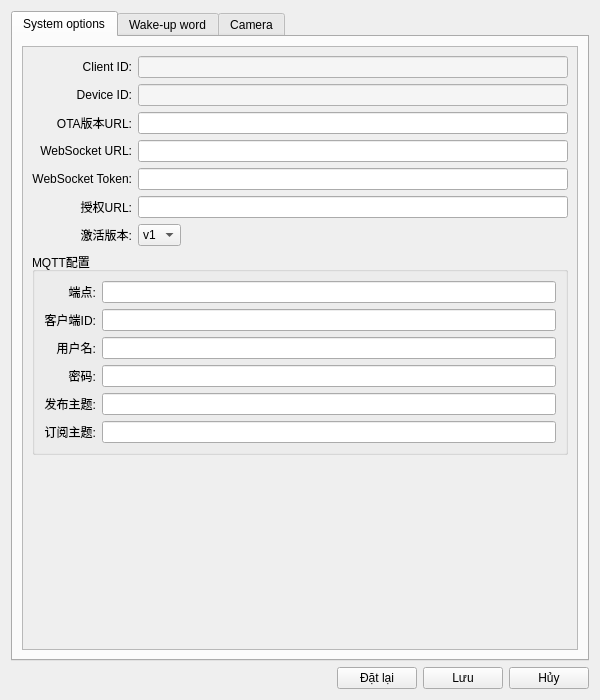
<?xml version="1.0" encoding="UTF-8"?>
<ui version="4.0">
 <class>SettingsWindow</class>
 <widget class="QDialog" name="SettingsWindow">
  <property name="geometry">
   <rect>
    <x>0</x>
    <y>0</y>
    <width>600</width>
    <height>700</height>
   </rect>
  </property>
  <property name="windowTitle">
   <string>Parameter configuration</string>
  </property>
  <property name="modal">
   <bool>true</bool>
  </property>
  <layout class="QVBoxLayout" name="verticalLayout">
   <item>
    <widget class="QTabWidget" name="tabWidget">
     <property name="currentIndex">
      <number>0</number>
     </property>
     <widget class="QWidget" name="system_tab">
      <attribute name="title">
       <string>System options</string>
      </attribute>
      <layout class="QVBoxLayout" name="system_layout">
       <item>
        <widget class="QScrollArea" name="system_scroll">
         <property name="widgetResizable">
          <bool>true</bool>
         </property>
         <widget class="QWidget" name="system_content">
          <property name="geometry">
           <rect>
            <x>0</x>
            <y>0</y>
            <width>574</width>
            <height>474</height>
           </rect>
          </property>
          <layout class="QFormLayout" name="system_form">
           <property name="labelAlignment">
            <set>Qt::AlignRight|Qt::AlignVCenter</set>
           </property>
           <property name="fieldGrowthPolicy">
            <enum>QFormLayout::ExpandingFieldsGrow</enum>
           </property>
           <item row="0" column="0">
            <widget class="QLabel" name="client_id_label">
             <property name="text">
              <string>Client ID:</string>
             </property>
             <property name="alignment">
              <set>Qt::AlignRight|Qt::AlignVCenter</set>
             </property>
            </widget>
           </item>
           <item row="0" column="1">
            <widget class="QLineEdit" name="client_id_edit">
             <property name="readOnly">
              <bool>true</bool>
             </property>
             <property name="styleSheet">
              <string>background-color: #f5f5f5;</string>
             </property>
            </widget>
           </item>
           <item row="1" column="0">
            <widget class="QLabel" name="device_id_label">
             <property name="text">
              <string>Device ID:</string>
             </property>
             <property name="alignment">
              <set>Qt::AlignRight|Qt::AlignVCenter</set>
             </property>
            </widget>
           </item>
           <item row="1" column="1">
            <widget class="QLineEdit" name="device_id_edit">
             <property name="readOnly">
              <bool>true</bool>
             </property>
             <property name="styleSheet">
              <string>background-color: #f5f5f5;</string>
             </property>
            </widget>
           </item>
           <item row="2" column="0">
            <widget class="QLabel" name="ota_url_label">
             <property name="text">
              <string>OTA版本URL:</string>
             </property>
             <property name="alignment">
              <set>Qt::AlignRight|Qt::AlignVCenter</set>
             </property>
            </widget>
           </item>
           <item row="2" column="1">
            <widget class="QLineEdit" name="ota_url_edit"/>
           </item>
           <item row="3" column="0">
            <widget class="QLabel" name="websocket_url_label">
             <property name="text">
              <string>WebSocket URL:</string>
             </property>
             <property name="alignment">
              <set>Qt::AlignRight|Qt::AlignVCenter</set>
             </property>
            </widget>
           </item>
           <item row="3" column="1">
            <widget class="QLineEdit" name="websocket_url_edit"/>
           </item>
           <item row="4" column="0">
            <widget class="QLabel" name="websocket_token_label">
             <property name="text">
              <string>WebSocket Token:</string>
             </property>
             <property name="alignment">
              <set>Qt::AlignRight|Qt::AlignVCenter</set>
             </property>
            </widget>
           </item>
           <item row="4" column="1">
            <widget class="QLineEdit" name="websocket_token_edit"/>
           </item>
           <item row="5" column="0">
            <widget class="QLabel" name="authorization_url_label">
             <property name="text">
              <string>授权URL:</string>
             </property>
             <property name="alignment">
              <set>Qt::AlignRight|Qt::AlignVCenter</set>
             </property>
            </widget>
           </item>
           <item row="5" column="1">
            <widget class="QLineEdit" name="authorization_url_edit"/>
           </item>
           <item row="6" column="0">
            <widget class="QLabel" name="activation_version_label">
             <property name="text">
              <string>激活版本:</string>
             </property>
             <property name="alignment">
              <set>Qt::AlignRight|Qt::AlignVCenter</set>
             </property>
            </widget>
           </item>
           <item row="6" column="1">
            <widget class="QComboBox" name="activation_version_combo">
             <item>
              <property name="text">
               <string>v1</string>
              </property>
             </item>
             <item>
              <property name="text">
               <string>v2</string>
              </property>
             </item>
            </widget>
           </item>
           <item row="7" column="0" colspan="2">
            <widget class="QGroupBox" name="mqtt_group">
             <property name="title">
              <string>MQTT配置</string>
             </property>
             <layout class="QFormLayout" name="mqtt_form">
              <property name="labelAlignment">
               <set>Qt::AlignRight|Qt::AlignVCenter</set>
              </property>
              <property name="fieldGrowthPolicy">
               <enum>QFormLayout::ExpandingFieldsGrow</enum>
              </property>
              <item row="0" column="0">
               <widget class="QLabel" name="mqtt_endpoint_label">
                <property name="text">
                 <string>端点:</string>
                </property>
                <property name="alignment">
                 <set>Qt::AlignRight|Qt::AlignVCenter</set>
                </property>
               </widget>
              </item>
              <item row="0" column="1">
               <widget class="QLineEdit" name="mqtt_endpoint_edit"/>
              </item>
              <item row="1" column="0">
               <widget class="QLabel" name="mqtt_client_id_label">
                <property name="text">
                 <string>客户端ID:</string>
                </property>
                <property name="alignment">
                 <set>Qt::AlignRight|Qt::AlignVCenter</set>
                </property>
               </widget>
              </item>
              <item row="1" column="1">
               <widget class="QLineEdit" name="mqtt_client_id_edit"/>
              </item>
              <item row="2" column="0">
               <widget class="QLabel" name="mqtt_username_label">
                <property name="text">
                 <string>用户名:</string>
                </property>
                <property name="alignment">
                 <set>Qt::AlignRight|Qt::AlignVCenter</set>
                </property>
               </widget>
              </item>
              <item row="2" column="1">
               <widget class="QLineEdit" name="mqtt_username_edit"/>
              </item>
              <item row="3" column="0">
               <widget class="QLabel" name="mqtt_password_label">
                <property name="text">
                 <string>密码:</string>
                </property>
                <property name="alignment">
                 <set>Qt::AlignRight|Qt::AlignVCenter</set>
                </property>
               </widget>
              </item>
              <item row="3" column="1">
               <widget class="QLineEdit" name="mqtt_password_edit">
                <property name="echoMode">
                 <enum>QLineEdit::Password</enum>
                </property>
               </widget>
              </item>
              <item row="4" column="0">
               <widget class="QLabel" name="mqtt_publish_topic_label">
                <property name="text">
                 <string>发布主题:</string>
                </property>
                <property name="alignment">
                 <set>Qt::AlignRight|Qt::AlignVCenter</set>
                </property>
               </widget>
              </item>
              <item row="4" column="1">
               <widget class="QLineEdit" name="mqtt_publish_topic_edit"/>
              </item>
              <item row="5" column="0">
               <widget class="QLabel" name="mqtt_subscribe_topic_label">
                <property name="text">
                 <string>订阅主题:</string>
                </property>
                <property name="alignment">
                 <set>Qt::AlignRight|Qt::AlignVCenter</set>
                </property>
               </widget>
              </item>
              <item row="5" column="1">
               <widget class="QLineEdit" name="mqtt_subscribe_topic_edit"/>
              </item>
             </layout>
            </widget>
           </item>
          </layout>
         </widget>
        </widget>
       </item>
      </layout>
     </widget>
     <widget class="QWidget" name="wake_word_tab">
      <attribute name="title">
       <string>Wake-up word</string>
      </attribute>
      <layout class="QVBoxLayout" name="wake_word_layout">
       <item>
        <widget class="QScrollArea" name="wake_word_scroll">
         <property name="widgetResizable">
          <bool>true</bool>
         </property>
         <widget class="QWidget" name="wake_word_content">
          <property name="geometry">
           <rect>
            <x>0</x>
            <y>0</y>
            <width>574</width>
            <height>262</height>
           </rect>
          </property>
          <layout class="QFormLayout" name="wake_word_form">
           <property name="labelAlignment">
            <set>Qt::AlignRight|Qt::AlignVCenter</set>
           </property>
           <property name="fieldGrowthPolicy">
            <enum>QFormLayout::ExpandingFieldsGrow</enum>
           </property>
           <item row="0" column="0">
            <widget class="QLabel" name="use_wake_word_label">
             <property name="text">
              <string>Enable wake word:</string>
             </property>
             <property name="alignment">
              <set>Qt::AlignRight|Qt::AlignVCenter</set>
             </property>
            </widget>
           </item>
           <item row="0" column="1">
            <widget class="QCheckBox" name="use_wake_word_check"/>
           </item>
           <item row="1" column="0">
            <widget class="QLabel" name="model_path_label">
             <property name="text">
              <string>Model Path:</string>
             </property>
             <property name="alignment">
              <set>Qt::AlignRight|Qt::AlignVCenter</set>
             </property>
            </widget>
           </item>
           <item row="1" column="1">
            <layout class="QHBoxLayout" name="model_path_layout">
             <item>
              <widget class="QLineEdit" name="model_path_edit"/>
             </item>
             <item>
              <widget class="QPushButton" name="model_path_btn">
               <property name="text">
                <string>Browse</string>
               </property>
              </widget>
             </item>
            </layout>
           </item>
           <item row="2" column="0">
            <widget class="QLabel" name="wake_words_label">
             <property name="text">
              <string>Wake-up word list:</string>
             </property>
             <property name="alignment">
              <set>Qt::AlignRight|Qt::AlignTop</set>
             </property>
            </widget>
           </item>
           <item row="2" column="1">
            <layout class="QVBoxLayout" name="wake_words_layout">
             <item>
              <widget class="QTextEdit" name="wake_words_edit">
               <property name="maximumSize">
                <size>
                 <width>16777215</width>
                 <height>100</height>
                </size>
               </property>
               <property name="placeholderText">
                <string>One wake word per line</string>
               </property>
              </widget>
             </item>
             <item>
              <widget class="QLabel" name="wake_words_hint">
               <property name="text">
                <string>提示: 每行输入一个唤醒词，如"小智"、"小美"</string>
               </property>
               <property name="styleSheet">
                <string>color: #666; font-size: 11px;</string>
               </property>
              </widget>
             </item>
            </layout>
           </item>
          </layout>
         </widget>
        </widget>
       </item>
      </layout>
     </widget>
     <widget class="QWidget" name="camera_tab">
      <attribute name="title">
       <string>Camera</string>
      </attribute>
      <layout class="QVBoxLayout" name="camera_layout">
       <item>
        <widget class="QScrollArea" name="camera_scroll">
         <property name="widgetResizable">
          <bool>true</bool>
         </property>
         <widget class="QWidget" name="camera_content">
          <property name="geometry">
           <rect>
            <x>0</x>
            <y>0</y>
            <width>574</width>
            <height>345</height>
           </rect>
          </property>
          <layout class="QFormLayout" name="camera_form">
           <property name="labelAlignment">
            <set>Qt::AlignRight|Qt::AlignVCenter</set>
           </property>
           <property name="fieldGrowthPolicy">
            <enum>QFormLayout::ExpandingFieldsGrow</enum>
           </property>
           <item row="0" column="0">
            <widget class="QLabel" name="camera_index_label">
             <property name="text">
              <string>Camera index:</string>
             </property>
             <property name="alignment">
              <set>Qt::AlignRight|Qt::AlignVCenter</set>
             </property>
            </widget>
           </item>
           <item row="0" column="1">
            <widget class="QSpinBox" name="camera_index_spin">
             <property name="minimum">
              <number>0</number>
             </property>
             <property name="maximum">
              <number>10</number>
             </property>
            </widget>
           </item>
           <item row="1" column="0">
            <widget class="QLabel" name="frame_width_label">
             <property name="text">
              <string>screen width:</string>
             </property>
             <property name="alignment">
              <set>Qt::AlignRight|Qt::AlignVCenter</set>
             </property>
            </widget>
           </item>
           <item row="1" column="1">
            <widget class="QSpinBox" name="frame_width_spin">
             <property name="minimum">
              <number>320</number>
             </property>
             <property name="maximum">
              <number>1920</number>
             </property>
             <property name="singleStep">
              <number>10</number>
             </property>
             <property name="value">
              <number>640</number>
             </property>
            </widget>
           </item>
           <item row="2" column="0">
            <widget class="QLabel" name="frame_height_label">
             <property name="text">
              <string>screen height:</string>
             </property>
             <property name="alignment">
              <set>Qt::AlignRight|Qt::AlignVCenter</set>
             </property>
            </widget>
           </item>
           <item row="2" column="1">
            <widget class="QSpinBox" name="frame_height_spin">
             <property name="minimum">
              <number>240</number>
             </property>
             <property name="maximum">
              <number>1080</number>
             </property>
             <property name="singleStep">
              <number>10</number>
             </property>
             <property name="value">
              <number>480</number>
             </property>
            </widget>
           </item>
           <item row="3" column="0">
            <widget class="QLabel" name="fps_label">
             <property name="text">
              <string>Frame rate:</string>
             </property>
             <property name="alignment">
              <set>Qt::AlignRight|Qt::AlignVCenter</set>
             </property>
            </widget>
           </item>
           <item row="3" column="1">
            <widget class="QSpinBox" name="fps_spin">
             <property name="minimum">
              <number>1</number>
             </property>
             <property name="maximum">
              <number>60</number>
             </property>
             <property name="value">
              <number>30</number>
             </property>
            </widget>
           </item>
           <item row="4" column="0">
            <widget class="QLabel" name="local_vl_url_label">
             <property name="text">
              <string>本地VL URL:</string>
             </property>
             <property name="alignment">
              <set>Qt::AlignRight|Qt::AlignVCenter</set>
             </property>
            </widget>
           </item>
           <item row="4" column="1">
            <widget class="QLineEdit" name="local_vl_url_edit"/>
           </item>
           <item row="5" column="0">
            <widget class="QLabel" name="vl_api_key_label">
             <property name="text">
              <string>VL API Key:</string>
             </property>
             <property name="alignment">
              <set>Qt::AlignRight|Qt::AlignVCenter</set>
             </property>
            </widget>
           </item>
           <item row="5" column="1">
            <widget class="QLineEdit" name="vl_api_key_edit">
             <property name="echoMode">
              <enum>QLineEdit::Password</enum>
             </property>
            </widget>
           </item>
           <item row="6" column="0">
            <widget class="QLabel" name="models_label">
             <property name="text">
              <string>模型:</string>
             </property>
             <property name="alignment">
              <set>Qt::AlignRight|Qt::AlignVCenter</set>
             </property>
            </widget>
           </item>
           <item row="6" column="1">
            <widget class="QLineEdit" name="models_edit"/>
           </item>
          </layout>
         </widget>
        </widget>
       </item>
      </layout>
     </widget>
    </widget>
   </item>
   <item>
    <layout class="QHBoxLayout" name="button_layout">
     <item>
      <spacer name="button_spacer">
       <property name="orientation">
        <enum>Qt::Horizontal</enum>
       </property>
       <property name="sizeHint" stdset="0">
        <size>
         <width>40</width>
         <height>20</height>
        </size>
       </property>
      </spacer>
     </item>
     <item>
      <widget class="QPushButton" name="reset_btn">
       <property name="text">
        <string>Đặt lại</string>
       </property>
      </widget>
     </item>
     <item>
      <widget class="QPushButton" name="save_btn">
       <property name="text">
        <string>Lưu</string>
       </property>
      </widget>
     </item>
     <item>
      <widget class="QPushButton" name="cancel_btn">
       <property name="text">
        <string>Hủy</string>
       </property>
      </widget>
     </item>
    </layout>
   </item>
  </layout>
 </widget>
 <resources/>
 <connections/>
</ui>
